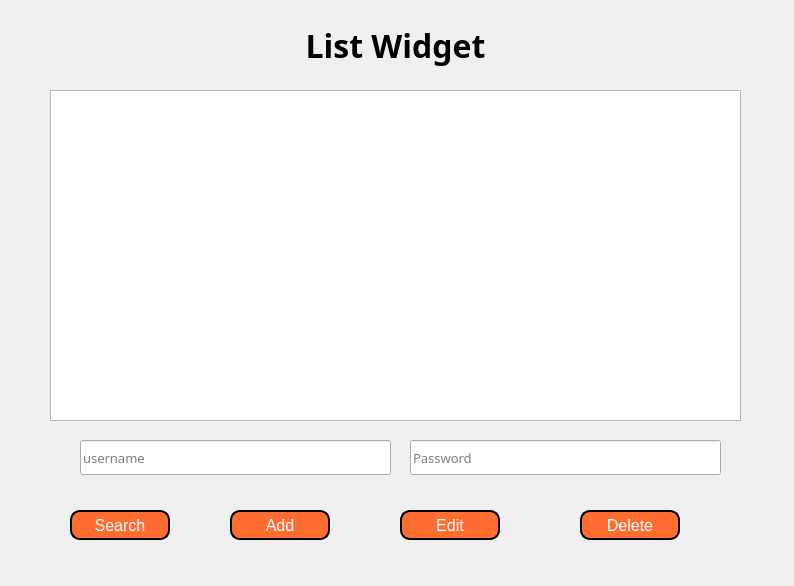
<?xml version="1.0" encoding="UTF-8"?>
<ui version="4.0">
 <class>MainWindow</class>
 <widget class="QMainWindow" name="MainWindow">
  <property name="geometry">
   <rect>
    <x>0</x>
    <y>0</y>
    <width>794</width>
    <height>586</height>
   </rect>
  </property>
  <property name="windowTitle">
   <string>MainWindow</string>
  </property>
  <widget class="QWidget" name="centralwidget">
   <widget class="QWidget" name="centralwidget_2" native="true">
    <property name="geometry">
     <rect>
      <x>0</x>
      <y>0</y>
      <width>791</width>
      <height>560</height>
     </rect>
    </property>
    <widget class="QLabel" name="label">
     <property name="geometry">
      <rect>
       <x>240</x>
       <y>20</y>
       <width>311</width>
       <height>51</height>
      </rect>
     </property>
     <property name="font">
      <font>
       <family>Nunito Sans Normal ExtraBold</family>
       <pointsize>24</pointsize>
       <weight>75</weight>
       <bold>true</bold>
      </font>
     </property>
     <property name="text">
      <string>List Widget</string>
     </property>
     <property name="alignment">
      <set>Qt::AlignCenter</set>
     </property>
    </widget>
    <widget class="QListWidget" name="listWidget">
     <property name="geometry">
      <rect>
       <x>50</x>
       <y>90</y>
       <width>691</width>
       <height>331</height>
      </rect>
     </property>
     <property name="font">
      <font>
       <pointsize>15</pointsize>
      </font>
     </property>
    </widget>
    <widget class="QLineEdit" name="lineEdit_username">
     <property name="geometry">
      <rect>
       <x>80</x>
       <y>440</y>
       <width>311</width>
       <height>35</height>
      </rect>
     </property>
     <property name="font">
      <font>
       <family>Nunito Sans Normal</family>
       <pointsize>10</pointsize>
      </font>
     </property>
     <property name="placeholderText">
      <string>username</string>
     </property>
    </widget>
    <widget class="QPushButton" name="btn_search">
     <property name="geometry">
      <rect>
       <x>70</x>
       <y>510</y>
       <width>100</width>
       <height>30</height>
      </rect>
     </property>
     <property name="font">
      <font>
       <pointsize>12</pointsize>
      </font>
     </property>
     <property name="styleSheet">
      <string notr="true">QPushButton{
	background-color: rgb(255, 109, 51);
	border: 2px solid black;
	border-radius: 10px;
	color: white;
}

QPushButton:hover{
	background-color: rgb(203, 93, 2);
	border: 2px solid black;
	border-radius: 10px;
	color: white;
}</string>
     </property>
     <property name="text">
      <string>Search</string>
     </property>
    </widget>
    <widget class="QPushButton" name="btn_edit">
     <property name="geometry">
      <rect>
       <x>400</x>
       <y>510</y>
       <width>100</width>
       <height>30</height>
      </rect>
     </property>
     <property name="font">
      <font>
       <pointsize>12</pointsize>
      </font>
     </property>
     <property name="styleSheet">
      <string notr="true">QPushButton{
	background-color: rgb(255, 109, 51);
	border: 2px solid black;
	border-radius: 10px;
	color: white;
}

QPushButton:hover{
	background-color: rgb(203, 93, 2);
	border: 2px solid black;
	border-radius: 10px;
	color: white;
}</string>
     </property>
     <property name="text">
      <string>Edit</string>
     </property>
    </widget>
    <widget class="QPushButton" name="btn_add">
     <property name="geometry">
      <rect>
       <x>230</x>
       <y>510</y>
       <width>100</width>
       <height>30</height>
      </rect>
     </property>
     <property name="font">
      <font>
       <pointsize>12</pointsize>
      </font>
     </property>
     <property name="styleSheet">
      <string notr="true">QPushButton{
	background-color: rgb(255, 109, 51);
	border: 2px solid black;
	border-radius: 10px;
	color: white;
}

QPushButton:hover{
	background-color: rgb(203, 93, 2);
	border: 2px solid black;
	border-radius: 10px;
	color: white;
}</string>
     </property>
     <property name="text">
      <string>Add</string>
     </property>
    </widget>
    <widget class="QPushButton" name="btn_delete">
     <property name="geometry">
      <rect>
       <x>580</x>
       <y>510</y>
       <width>100</width>
       <height>30</height>
      </rect>
     </property>
     <property name="font">
      <font>
       <pointsize>12</pointsize>
      </font>
     </property>
     <property name="styleSheet">
      <string notr="true">QPushButton{
	background-color: rgb(255, 109, 51);
	border: 2px solid black;
	border-radius: 10px;
	color: white;
}

QPushButton:hover{
	background-color: rgb(203, 93, 2);
	border: 2px solid black;
	border-radius: 10px;
	color: white;
}</string>
     </property>
     <property name="text">
      <string>Delete</string>
     </property>
    </widget>
    <widget class="QLineEdit" name="lineEdit_password">
     <property name="geometry">
      <rect>
       <x>410</x>
       <y>440</y>
       <width>311</width>
       <height>35</height>
      </rect>
     </property>
     <property name="font">
      <font>
       <family>Nunito Sans Normal</family>
       <pointsize>10</pointsize>
      </font>
     </property>
     <property name="placeholderText">
      <string>Password</string>
     </property>
    </widget>
   </widget>
  </widget>
 </widget>
 <resources/>
 <connections/>
</ui>
